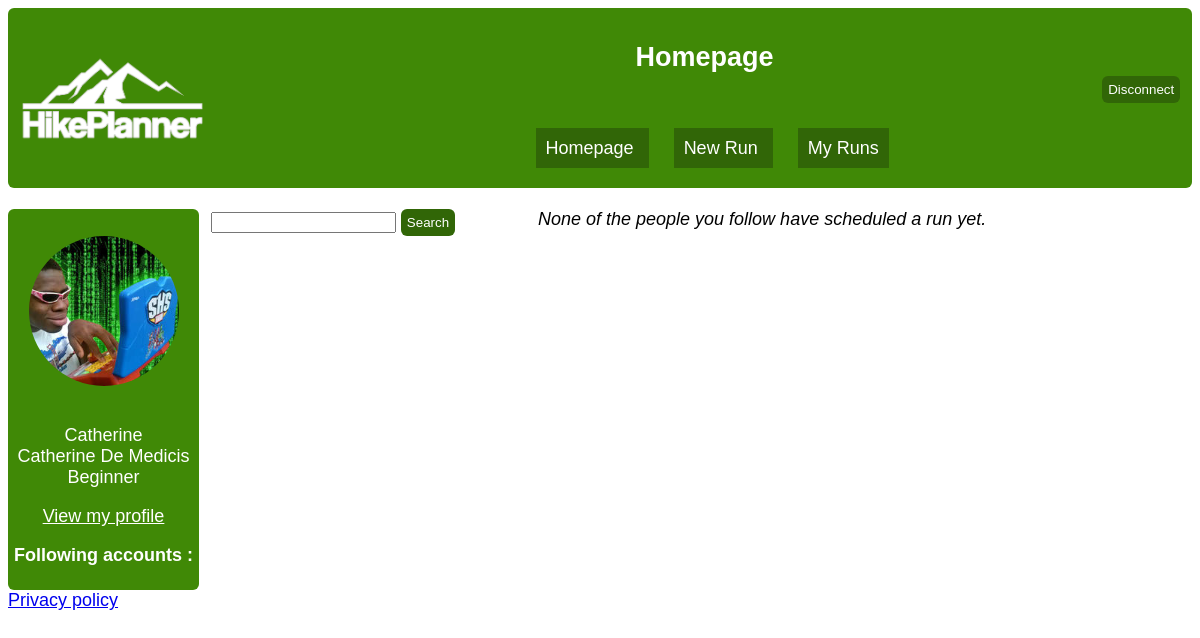
The app's page /homepage.php (signed in) with its own data.
### tables this page shows
CREATE TABLE `account` (
  `id` int(11) NOT NULL,
  `username` varchar(255) NOT NULL,
  `password` varchar(255) NOT NULL,
  `email` varchar(255) NOT NULL,
  `first_name` varchar(255) NOT NULL,
  `last_name` varchar(255) NOT NULL,
  `level` varchar(255) NOT NULL,
  `weight` int(11) DEFAULT NULL,
  `size` int(11) DEFAULT NULL,
  `picture` varchar(255) NOT NULL DEFAULT 'unknown.jpg'
);

### homepage.php (the view, shortened to what this page needs)
<html>
    <head>
        <link rel="stylesheet" href="https://unpkg.com/leaflet@1.3.1/dist/leaflet.css" />
        <link rel="stylesheet" type="text/css" href="./projet_css/homepage.css"/>
    </head>
    <body>
        <?php
            $bdd = new PDO("mysql:host=localhost;dbname=projet_if3;charset=utf8", "root", "");
        ?>
        <header>
            <img class="logo" src="./projet_css/HikePlanner_homepage.png"/>
            <nav>
            <h1 class="h">Homepage</h1>
                <ul>
                    <br>
                    <br>
                    <li>
                        <a class="butt" href="homepage.php">Homepage</a>
                    </li>
                    <li>
                        <a class="butt" href="hikeplanner_map_v3.php">New Run</a>
                    </li>
                    <li>
                        <a class="butt" href="my_runs.php">My Runs</a>
                    </li>
                </ul>
            </nav>
            <form class="deco" method='post'>
                    <input type='submit' class='button' name='button' value='Disconnect'>
        </form>
        </header>
        <br>
        <main>
            <div class="side">
                <?php
                    $username=$bdd->prepare("SELECT username,  level, first_name, last_name, picture FROM account WHERE id=?");
                    $username->execute([$_SESSION['id_account']]);
                    $var = $username->fetch();
                ?>
                <br>
                <img class="pp" src="./profile_picture/<?php echo $var['picture'];?>"/>
                <br>
                <br>
                <p>
                <?php
                    echo $var["username"]."<br>".$var["first_name"]."  ".$var["last_name"]."<br>".$var["level"];
                ?>
                </p>
                <a href="profile.php">View my profile</a>
                <br>
                <p><strong>Following accounts : </strong>
                </p>
            </div>
            <div class="se">
                <?php
                echo "<div> <form method='post'>
                    <input id='research' name='research' type='text'/>
                    <input type='submit' class='button' name='search' value='Search'/>
                    </form> </div> <br><br>";
                ?>
            </div>
            <div class="follow">
                <?php
                    $req = $bdd->prepare("SELECT run_saved.id_run, run.distance, run.time AS estimated_time, follow.* FROM run_saved
                                            INNER JOIN run ON run_saved.id_run = run.id_run
                                            INNER JOIN follow ON run_saved.id_account = follow.id_followed
                                            WHERE follow.id_account = ? AND run_saved.completed = 1
                                            GROUP BY run_saved.id_run
                                            ORDER BY run_saved.date DESC");
                    $req->execute([$_SESSION['id_account']]);
                    $parkour = $req->fetch();
                    $i = 0;
                    if($parkour != null) {
                        while($parkour != null) {
                ?>
                <div>
                    <div <?php echo "id='map".$i."'"; ?>>
                    </div>
                    <div class="table_run">
                        <h3> <?php echo "distance : ".$parkour["distance"]."km ; time : ".$parkour["estimated_time"]; ?> </h3>
                        <table>
                            <tr>
                                <th></th>
                                <th> Time </th>
                                <th> Date </th>
                                <th> Weather </th>
                                <th> Difficulty </th>
                                <th> Comments </th>
                            </tr>
                            <?php
                                $req_run = $bdd->prepare("SELECT MIN(time), date, weather, difficulty, comments, username FROM run_saved
                                                            INNER JOIN follow ON run_saved.id_account = follow.id_followed
                                                            INNER JOIN account ON follow.id_followed = account.id
                                                            WHERE follow.id_account = ? AND id_run = ? AND completed = 1
                                                            GROUP BY run_saved.id_account");
                                $req_run->execute([$_SESSION['id_account'], $parkour["id_run"]]);
                                $run = $req_run->fetch();
                                while($run != null) {
                            ?>
                            <tr>
                                <td>
                                    <?php
                                        echo $run["username"];
                                    ?>
                                </td>
                                <td>
                                    <?php
                                        echo $run["MIN(time)"];
                                    ?>
                                </td>
                                <td>
                                    <?php
                                        echo $run["date"];
                                    ?>
                                </td>
                                <td>
                                    <?php
                                        echo $run["weather"];
                                    ?>
                                </td>
                                <td>
                                    <?php
                                        echo $run["difficulty"];
                                    ?>
                                </td>
                                <td>
                                    <?php
                                        echo $run["comments"];
                                    ?>
                                </td>
                            </tr>
                            <?php $run = $req_run->fetch(); } ?>
                        </table>
                        <form method="post">
                            <input name="id_run" type="hidden" value="<?php echo $parkour["id_run"]; ?>" />
                            <input name="add_run" type="submit" value="Add to my Runs"/>
                        </form>
                    </div>
                    <?php
                        $req_marker = $bdd->prepare("SELECT latitude, longitude FROM waypoints WHERE id_run = ?");
                        $req_marker->execute([$parkour["id_run"]]);
                        $waypoint = $req_marker->fetch();
                    ?>
                    <script src="https://unpkg.com/leaflet@1.3.1/dist/leaflet.js"></script>
                    <script type="text/javascript">
                        // Create "my_map" and insert it in the HTML element with ID "map.$i"
                        var <?php echo "my_map".$i; ?> = L.map('<?php echo "map".$i; ?>').setView([<?php echo $waypoint["latitude"].",".$waypoint["longitude"]; ?>], 7);
                        L.tileLayer('https://{s}.tile.openstreetmap.fr/osmfr/{z}/{x}/{y}.png', {
                            attribution: 'données © <a href="//osm.org/copyright">OpenStreetMap</a>/ODbL - rendu <a href="//openstreetmap.fr">OSM France</a>',
                            minZoom: 1,
                            maxZoom: 15
                        }).addTo(<?php echo "my_map".$i; ?>);
                        <?php
                            while($waypoint != null) {
                        ?>
                        var marker = L.marker([<?php echo $waypoint["latitude"].",".$waypoint["longitude"]; ?>]).addTo(<?php echo "my_map".$i; ?>);
                        <?php $waypoint = $req_marker->fetch(); } ?>
                    </script>
                </div>
                <?php
                        $parkour = $req->fetch();
                        $i ++;
                        }
                    } else {
                        echo "<em>None of the people you follow have scheduled a run yet.</em>";
                    }
                ?>
            </div>
        </main>
        <footer>
            <a href="./projet_css/if2.jpg">Privacy policy</a>
        </footer>
    </body>
</html>

### projet_css/homepage.css (style rules this page uses)
html { font-family: 'Gill Sans', 'Gill Sans MT', Calibri, 'Trebuchet MS', sans-serif; font-size: large; }
input[type="submit"] { cursor:pointer; color: white; background-color: rgb(49, 102, 7); border: none; border-radius: 6px; padding: 6px; }
header:not(.deco) { background-color: rgb(64, 137 , 6); border-radius: 6px; padding: 1%; display: flex; align-items: center; }
img.logo { max-width: 16%; height: max-content; }
nav { text-align: center; margin-left: 25%; }
.h { color: white; }
nav li { display: inline; padding: 10px; background-color: rgb(49, 102, 7); margin-right: 25px; }
.butt { text-decoration: none; color: white; }
.deco { text-align: right; margin-left: auto; color: green; }
main { display: flex; }
.side { background-color: rgb(64, 137 , 6); border-radius: 6px; float: left; text-align: center; padding: 6px; }
.side img { border-radius: 50%; }
.side p { color: white; }
.side a { color: white; text-decoration: underline; }
.pp { max-width: 150px; }
.se { margin-left: 1%; }
.follow { margin-left: 7%; }

### records on screen
account: picture (picture), username "Catherine", first_name "Catherine", last_name "De Medicis", level "Beginner"
